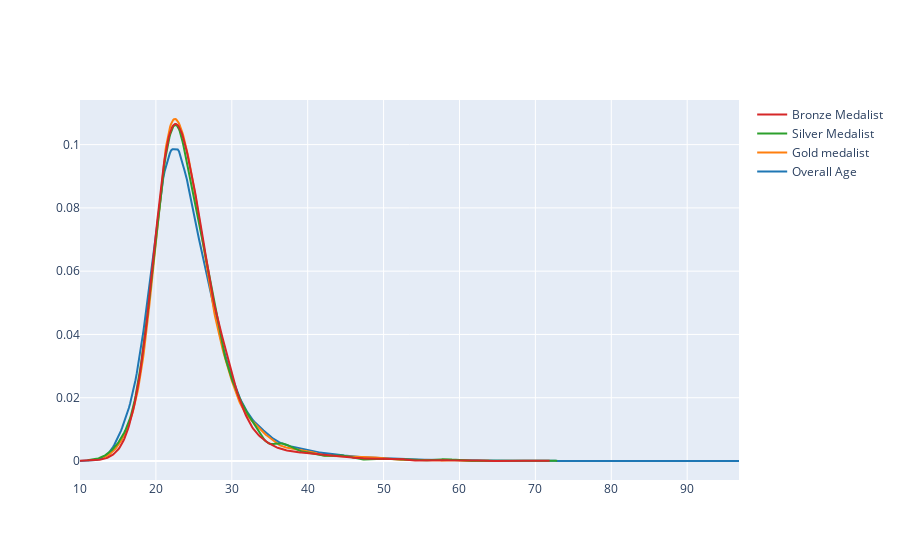

The notebook cell this image was saved under:
### Code cell
fig = ff.create_distplot([x1,x2,x3,x4],['Overall Age', 'Gold medalist', 'Silver Medalist', 'Bronze Medalist'], show_hist=False, show_rug=False)
fig.show()

### Figure 1 — Plotly figure (JSON) as saved in the notebook; plotly's stock layout.template omitted (floating-point values rounded to 4 significant figures; data arrays with more than 128 entries replaced by an {"elided": "..."} marker saying what was removed)
{"data": [{"legendgroup": "Overall Age", "marker": {"color": "rgb(31, 119, 180)"}, "mode": "lines", "name": "Overall Age", "showlegend": true, "type": "scatter", "x": {"elided": "500 float values"}, "xaxis": "x", "y": {"elided": "500 float values"}, "yaxis": "y"}, {"legendgroup": "Gold medalist", "marker": {"color": "rgb(255, 127, 14)"}, "mode": "lines", "name": "Gold medalist", "showlegend": true, "type": "scatter", "x": {"elided": "500 float values"}, "xaxis": "x", "y": {"elided": "500 float values"}, "yaxis": "y"}, {"legendgroup": "Silver Medalist", "marker": {"color": "rgb(44, 160, 44)"}, "mode": "lines", "name": "Silver Medalist", "showlegend": true, "type": "scatter", "x": {"elided": "500 float values"}, "xaxis": "x", "y": {"elided": "500 float values"}, "yaxis": "y"}, {"legendgroup": "Bronze Medalist", "marker": {"color": "rgb(214, 39, 40)"}, "mode": "lines", "name": "Bronze Medalist", "showlegend": true, "type": "scatter", "x": {"elided": "500 float values"}, "xaxis": "x", "y": {"elided": "500 float values"}, "yaxis": "y"}], "layout": {"barmode": "overlay", "hovermode": "closest", "legend": {"traceorder": "reversed"}, "xaxis": {"anchor": "y2", "domain": [0, 1], "zeroline": false}, "yaxis": {"anchor": "free", "domain": [0, 1], "position": 0}}}
